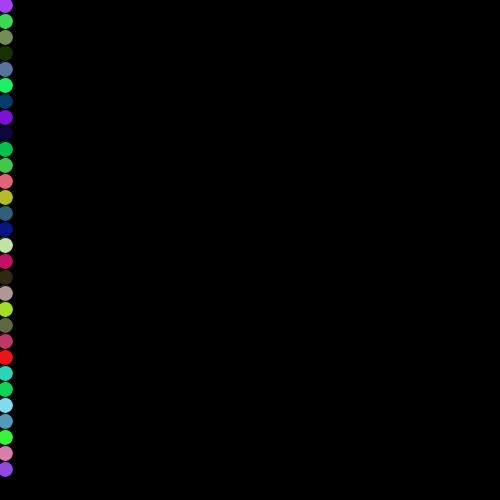
Frame 1 (no input)
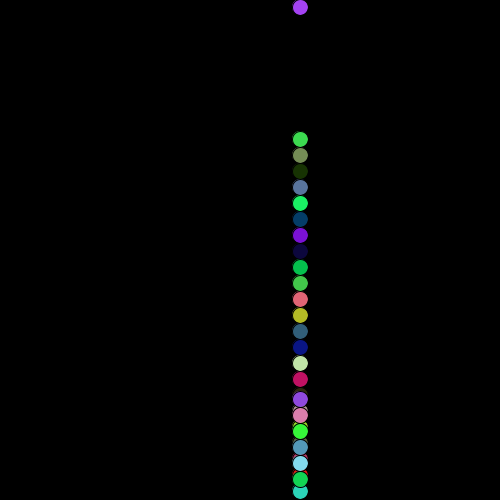
Frame 60 (the mouse pressed at the canvas centre just before this capture)
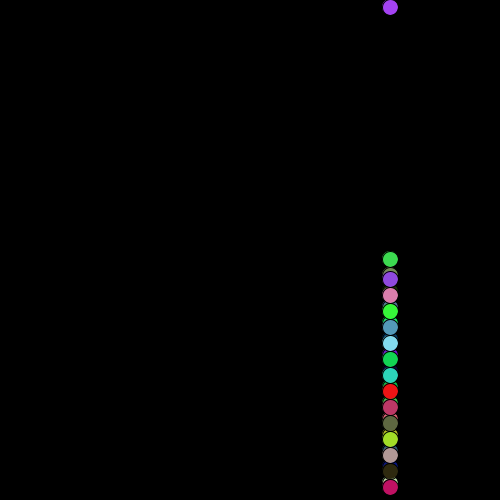
Frame 120 (the mouse held since frame 60 and released just before this capture)

The Processing sketch that drew these frames (run headless with seeded random() and noise(); from frame 60 on, the mouse is pressed at the canvas centre):

// Processing sketch: serpiente_ver1
// ── serpiente_ver1.pde
//1. Crear objeto
Serpiente s;

//2. Estructura principal
void setup(){
  size(500,500);
  s = new Serpiente(5,5,8);
}

void draw(){
  background(0);
  s.mostrar();
  s.mover();
  s.rebotar();
}
// ── classParticula.pde
class Particula{
  //1. Datos
  float x;
  float y;
  float r;
  float vx;
  float vy;
  float R;
  float G;
  float B;
  
  //2. Constructor
  Particula(float tempX, float tempY, float tempR){
    x = tempX;
    y = tempY;
    r = tempR;
    R = random(0,255);
    G = random(0,255);
    B = random(0,255);
    vx = 5;
    vy = 2;
  }
  //3. Funcionalidad
  void mostrar(){
    fill(R,G,B);
    ellipse(x,y,2*r,2*r);
  }
  
  void mover(){
    x = x + vx;
    y = y + vy;
  }
  
  void rebotar(){
    if (x < r || x > width-r){
      vx = vx*-1;
    }
    
    if (y < r || y > height-r){
      vy = vy*-1;
    }
  }
}
// ── classSerpiente.pde
class Serpiente{
  //1. Datos
  float x;
  float y;
  float r;
  Particula[] p = new Particula[30];
  float vx;
  float vy;
  //2. Constructor
  Serpiente(float tempX, float tempY, float tempR){
    x = tempX;
    y = tempY;
    r = tempR;
    for(int i = 0; i < p.length; i++){
      p[i] = new Particula(tempX,tempY+2*i*tempR,tempR);
    }
  }
  //3. Funcionalidad
  void mostrar(){
    for(int i = 0; i < p.length; i++){
      p[i].mostrar();
    }
  }
  
  void mover(){
    for(int i = 0; i < p.length; i++){
      p[i].mover();
    }
  }
  
  void rebotar(){
    for(int i = 0; i < p.length; i++){
      p[i].rebotar();
    }
  }
  
}
